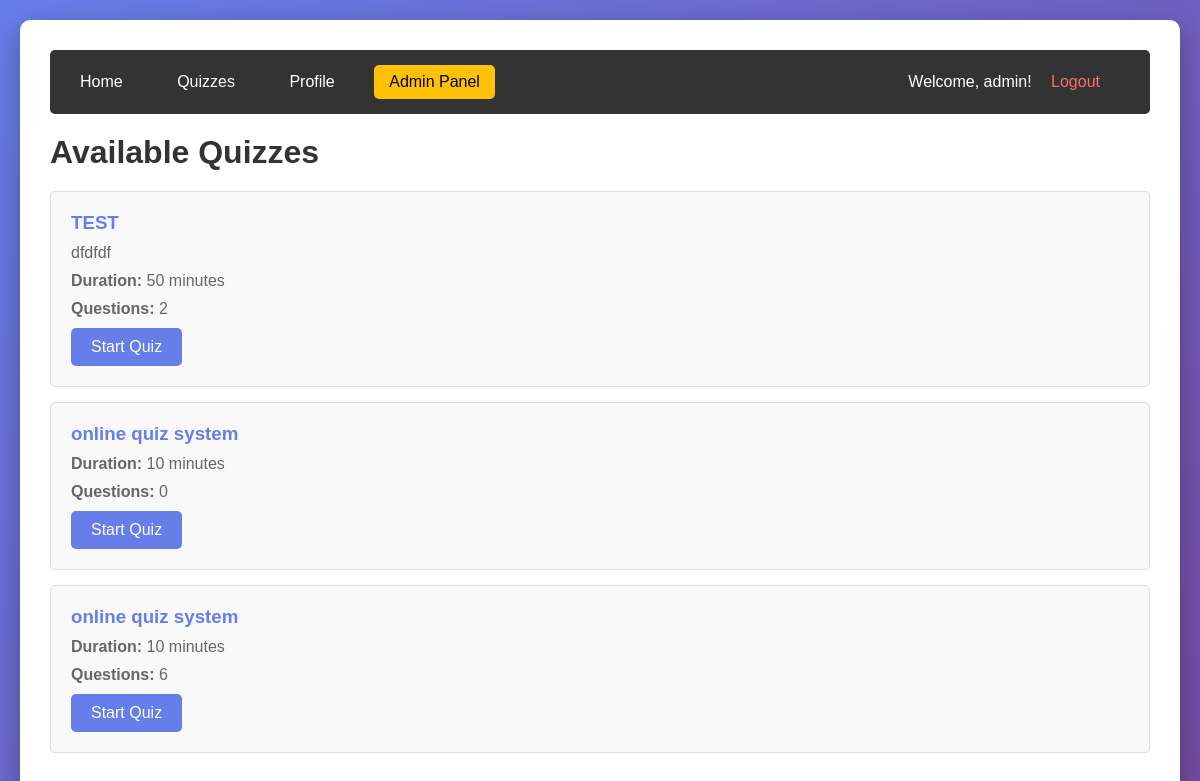
The app's page /quizzes/ (signed in) with its own data.
### quiz/models.py (models this page shows, shortened)
class Quiz(models.Model):
    title = models.CharField(max_length=200)
    description = models.TextField(blank=True)
    duration = models.IntegerField(help_text="Duration in minutes")
    created_at = models.DateTimeField(auto_now_add=True)
    is_active = models.BooleanField(default=True)

### quiz/views.py (the view)
# urls.py: path('quizzes/', views.quiz_list, name='quiz_list'),
@login_required
def quiz_list(request):
    quizzes = Quiz.objects.filter(is_active=True)
    return render(request, 'quiz/quiz_list.html', {'quizzes': quizzes})

### quiz/templates/quiz/quiz_list.html (shortened to what this page needs)
{% extends 'quiz/base.html' %}
{% block content %}
<h1>Available Quizzes</h1>
{% if quizzes %}
    {% for quiz in quizzes %}
        <div class="quiz-card">
            <h3>{{ quiz.title }}</h3>
            <p>{{ quiz.description }}</p>
            <p><strong>Duration:</strong> {{ quiz.duration }} minutes</p>
            <p><strong>Questions:</strong> {{ quiz.questions.count }}</p>
            <a href="{% url 'take_quiz' quiz.id %}" class="btn">Start Quiz</a>
        </div>
    {% endfor %}
{% else %}
    <p style="text-align: center; color: #666; padding: 40px;">
        No quizzes available at the moment. Please check back later.
    </p>
{% endif %}
{% endblock %}

### quiz/templates/quiz/base.html (shortened to what this page needs)
<!DOCTYPE html>
<html lang="en">
<head>
</head>
<body>
    <div class="container">
        <nav>
            <a href="{% url 'home' %}">Home</a>
            {% if user.is_authenticated %}
                <a href="{% url 'quiz_list' %}">Quizzes</a>
                <a href="{% url 'profile' %}">Profile</a>
                {% if user.is_staff %}
                    <a href="{% url 'admin_quiz_list' %}" style="background: #ffc107; color: #000;">Admin Panel</a>
                {% endif %}
                <span class="user-info">Welcome, {{ user.username }}! <a href="{% url 'logout' %}" style="color: #ff6b6b;">Logout</a></span>
            {% else %}
                <a href="{% url 'login' %}">Login</a>
                <a href="{% url 'register' %}">Register</a>
            {% endif %}
        </nav>
        {% block content %}{% endblock %}
    </div>
</body>
</html>

### quiz/templates/quiz/base.html (style rules this page uses)
* { margin: 0; padding: 0; box-sizing: border-box; }
body { font-family: Arial, sans-serif; background: linear-gradient(135deg, #667eea 0%, #764ba2 100%); min-height: 100vh; padding: 20px; }
.container { max-width: 1200px; margin: 0 auto; background: white; border-radius: 10px; box-shadow: 0 10px 30px rgba(0,0,0,0.3); padding: 30px; }
nav { background: #333; padding: 15px; border-radius: 5px; margin-bottom: 20px; }
nav a { color: white; text-decoration: none; margin-right: 20px; padding: 8px 15px; border-radius: 5px; display: inline-block; }
.user-info { float: right; color: white; }
h1 { color: #333; margin-bottom: 20px; }
.btn { display: inline-block; padding: 10px 20px; background: #667eea; color: white; text-decoration: none; border-radius: 5px; border: none; cursor: pointer; font-size: 16px; }
.quiz-card { border: 1px solid #ddd; border-radius: 5px; padding: 20px; margin-bottom: 15px; background: #f9f9f9; }
.quiz-card h3 { color: #667eea; margin-bottom: 10px; }
.quiz-card p { color: #666; margin-bottom: 10px; }

### records on screen
Quiz: title "TEST", description "dfdfdf", duration "50", questions.count "2"
Quiz: title "online quiz system", duration "10", questions.count "0"
Quiz: title "online quiz system", duration "10", questions.count "6"

### other values on screen
{{ user.username }} "admin"
